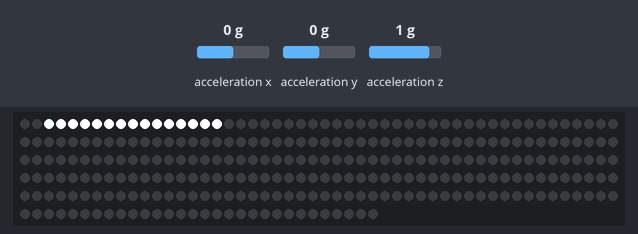
This sketch was run on a simulated ATtiny85, built with avr-gcc and run on an emulated ATtiny85. On the bench: 280 RGB LEDs in strip order, left to right, continuing on the next row. The test bench sets the inputs (shaded band); at power-on: acceleration x 0 g, acceleration y 0 g, acceleration z 1 g. Random numbers use the default seed unless the sketch sets one; what the sketch prints to the serial monitor is not drawn.

Above: at 0.91 s.

The sketch:

acceldemo_neopixel.ino
```cpp
// Basic demo for accelerometer readings from Adafruit LIS3DH

#include <Wire.h>
#include <SPI.h>
#include <Adafruit_LIS3DH.h>
#include <Adafruit_Sensor.h>
#include <Adafruit_DotStar.h>

// Used for software SPI
#define LIS3DH_CLK 13
#define LIS3DH_MISO 12
#define LIS3DH_MOSI 11
// Used for hardware & software SPI
#define LIS3DH_CS 9

#define NUMPIXELS 280
#define DATAPIN    2
#define CLOCKPIN   3

//ACC
float acc,lastAcc,currentAcc,disAcc;
int lastTimebreak = 150;
int Threshold = 150;

//LED
int head  = 0,tail = -15;// Index of first 'on' and 'off' pixels
int pause = 0;
int smoothSpeed = 1;

Adafruit_DotStar strip(NUMPIXELS, DATAPIN, CLOCKPIN, DOTSTAR_BRG);
// software SPI
//Adafruit_LIS3DH lis = Adafruit_LIS3DH(LIS3DH_CS, LIS3DH_MOSI, LIS3DH_MISO, LIS3DH_CLK);
// hardware SPI
//Adafruit_LIS3DH lis = Adafruit_LIS3DH(LIS3DH_CS);
// I2C
Adafruit_LIS3DH lis = Adafruit_LIS3DH();

#if defined(ARDUINO_ARCH_SAMD)
// for Zero, output on USB Serial console, remove line below if using programming port to program the Zero!
   #define Serial SerialUSB
#endif

void setup(void) {
#ifndef ESP8266
  while (!Serial);     // will pause Zero, Leonardo, etc until serial console opens
#endif

  Serial.begin(9600);
  Serial.println("LIS3DH test!");

  if (! lis.begin(0x19)) {   // change this to 0x19 for alternative i2c address
    Serial.println("Couldnt start");
    while (1);
  }
  Serial.println("LIS3DH found!");

  lis.setRange(LIS3DH_RANGE_4_G);   // 2, 4, 8 or 16 G!

  Serial.print("Range = "); Serial.print(2 << lis.getRange());
  Serial.println("G");

  #if defined(__AVR_ATtiny85__) && (F_CPU == 16000000L)
  clock_prescale_set(clock_div_1); // Enable 16 MHz on Trinket
#endif
  lastTimebreak = Threshold;
  pause = Threshold;

//LED
  strip.begin(); // Initialize pins for output
  strip.show();  // Turn all LEDs off ASAP
  //LED lightEfftect2
//  for(int i = 0 ; i< NUMPIXELS ; i++){
//    strip.setPixelColor(i,255,255,255);
//    }
}

void loop() {
  Acc();
  float accInt = abs(disAcc);
  accInt = 4.5 * accInt + 5;
  Serial.print("accInt: ");
  Serial.println(accInt);
  if(accInt > 9){
      int timebreak = 50/int(accInt);
      int dir = disAcc/abs(disAcc);
      int lightcolor = map(accInt,5,50,0,255);
//      Serial.print("timebreak: ");
//      Serial.print(timebreak);
//      Serial.print("  lightcolor: ");
//      Serial.println(lightcolor);
//      Serial.print("   dir: ");
//      Serial.println(dir);
      lastTimebreak = timebreak;
      lightEffect(timebreak,head,lightcolor,255,255);
      lightEffect2(timebreak,30,lightcolor,255,255);
      //lightEffect3(255,lightcolor,lightcolor,timebreak);
    }
    else{
      smooth(Threshold,smoothSpeed);
      lightEffect(pause,head,255,255,255);
      //lightEffect2(pause,255,255,255);
     //lightEffect3(255,255,255,100);
      }
}

void Acc(){
   //Acc
  lis.read();      // get X Y and Z data at once
  // Then print out the raw data
  /* Or....get a new sensor event, normalized */
  sensors_event_t event;
  lis.getEvent(&event);

  disAcc = currentAcc - lastAcc;
  lastAcc = currentAcc;
  currentAcc = acc;
  acc = sqrt(sq(event.acceleration.x) +  sq(event.acceleration.y) +  sq(event.acceleration.z));
//  Serial.print("Dis: ");
//  Serial.println(disAcc);
  }

void smooth(int maxTime, int sped){
  if(maxTime > lastTimebreak){
    lastTimebreak += sped;
    pause = lastTimebreak;
    }
  }

void lightEffect(int breaktime,int start, int r,int g, int b){
  //LED
  strip.setPixelColor(start,r,g,b); // 'On' pixel at head
  strip.setPixelColor(tail, 0);     // 'Off' pixel at tail
  strip.show();                     // Refresh strip
  delay(breaktime);                        // Pause 20 milliseconds (~50 FPS)
    if(++head >= NUMPIXELS) {
       head = 0;
      }
   if(++tail >= NUMPIXELS) tail = 0; // Increment, reset tail index
  }

void lightEffect2(int breaktime,int num,int r,int g, int b){
  int id [num];
  for(int i = 0; i < num; i++){
    id[i] = random(NUMPIXELS);
    strip.setPixelColor(id[i],r,g,b);
    }
  strip.show();
  delay(breaktime);
  for(int i = 0; i < num; i++){
  strip.setPixelColor(id[i],0,0,0);
  }
  strip.show();
  delay(breaktime);
  }

void lightEffect3(int r,int g, int b, int breaktime){
  int id = random(NUMPIXELS);
  strip.setPixelColor(id,0,0,0);
  strip.show();
  delay(breaktime);
  strip.setPixelColor(id,r,g,b);
  strip.show();
  //delay(breaktime);
  }
```
